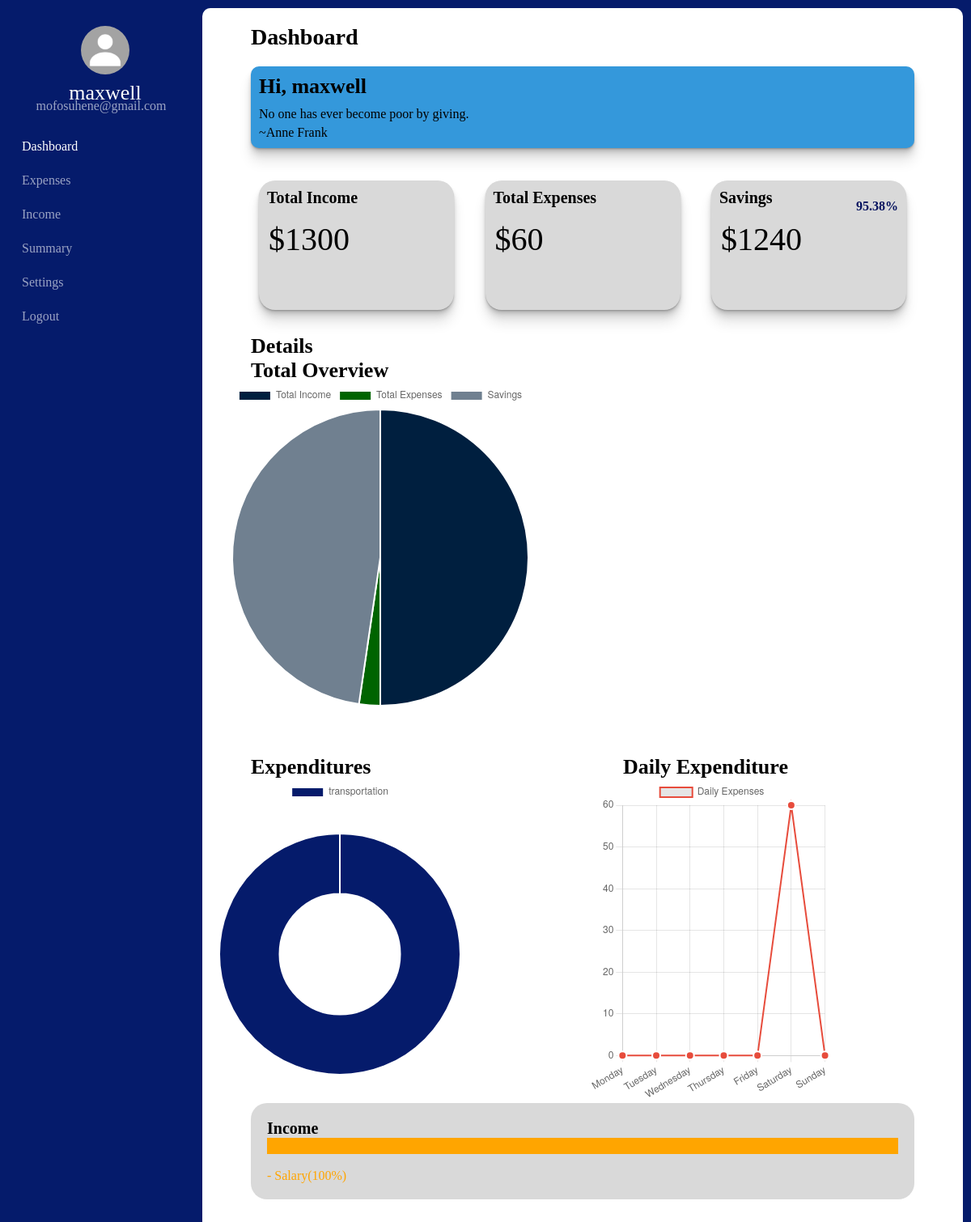
Page /dashboard/1 on the earlier database version.
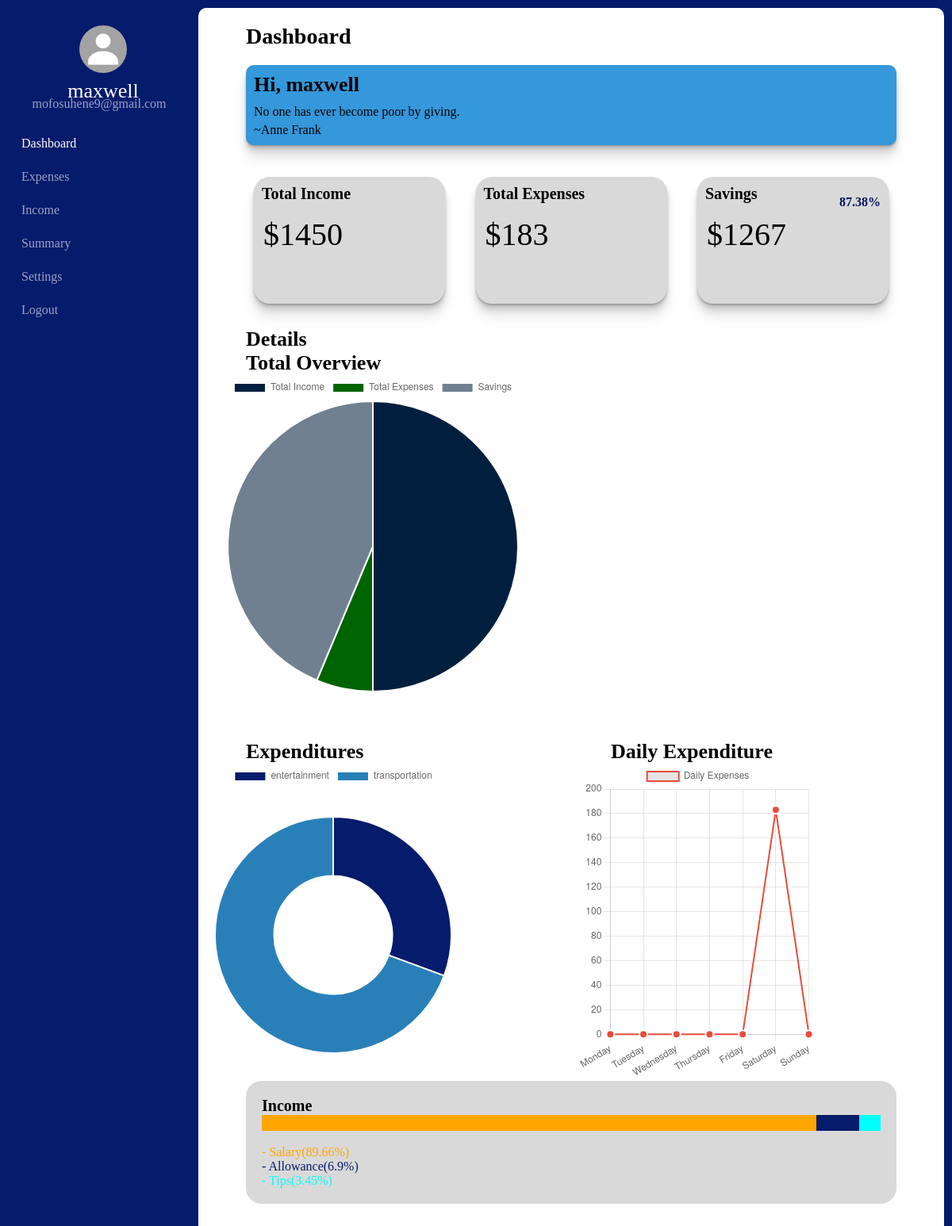
Same page on the later database version.
### tables this page shows
CREATE TABLE User(
                id INTEGER PRIMARY KEY AUTOINCREMENT,
                User_First_Name TEXT NOT NULL,
                User_Last_Name TEXT NOT NULL,
                User_Email TEXT  UNIQUE NOT NULL,
                User_Password TEXT NOT NULL
                );

CREATE TABLE Incomes(
                id INTEGER PRIMARY KEY AUTOINCREMENT,
                Source TEXT NOT NULL,
                Income INTEGER NOT NULL,
                Date TEXT NOT NULL,
                MonthAndYear TEXT NOT NULL,
                Percent INTEGER NOT NULL,
                Color TEXT NOT NULL,
                User_id INTEGER NOT NULL,
                FOREIGN KEY (User_id) REFERENCES User (id)
                );

### app.py (the view)
@app.get("/dashboard/<int:user_id>")
def get_dashboard(user_id):
    date_now = datetime.now()
    Month = date_now.strftime('%B')
    db_connection = get_db()
    cursor = db_connection.cursor()
    cursor.execute("SELECT User_First_Name, User_Last_Name, User_Email FROM User WHERE id = ?", (user_id,))
    user_data = cursor.fetchone()
    first_name = user_data[0]
    last_name = user_data[1]
    user_email = user_data[2]
    quote, author = get_quote()
    total_expenses = calculate_total_expenses(user_id)
    percentage_savings = calculate_percentage_savings(user_id)
    savings = calculate_savings(user_id)
    total_percentages = find_total_percentage(user_id)
    total_income = calculate_total_income(user_id)
    expenses_data = get_expenses_data(user_id)
    daily_labels, daily_expenses = get_daily_expenses_data(user_id)
    expenses_data["dailyLabels"] = daily_labels
    expenses_data["dailyExpenses"] = daily_expenses
    financial_data = get_financial_data(user_id)
    return render_template("dashboard.html", user_id=user_id, first_name=first_name, last_name=last_name, user_email=user_email, total_expenses=total_expenses,percentage_savings=percentage_savings,savings = savings,
                           total_income = total_income, expenses_data=expenses_data, financial_data=financial_data,Month=Month,total_percentages=total_percentages, quote=quote, author=author)

### helper_functions.py (called while the page is built)
def get_db():
    connection = sqlite3.connect(DATABASE)
    return connection

def calculate_total_expenses(user_id):
    db_connection = get_db()
    cursor = db_connection.cursor()
    date_now = datetime.now()
    Current_Month_And_Year = date_now.strftime('%B, %Y')
    cursor.execute("SELECT SUM(Expense) FROM Expenses WHERE User_id = ? AND MonthAndYear = ?", (user_id, Current_Month_And_Year))
    total_expenses = cursor.fetchone()[0]
    db_connection.close()
    return total_expenses if total_expenses else 0

def find_total_percentage(user_id):
    with get_db() as conn:
        cursor = conn.cursor()
        cursor.execute("SELECT DISTINCT Source, Color FROM Incomes WHERE user_id = ?", (user_id,))
        sources = cursor.fetchall()
        total_percentages = {}
        for source, color in sources:
            cursor.execute("SELECT SUM(Percent) FROM Incomes WHERE Source = ? AND user_id = ?", (source,user_id))
            total_percentage = cursor.fetchone()[0] or 0
            total_percentages[source] = {'percentage': total_percentage, 'color': color}
    return total_percentages

### templates/dashboard.html (shortened to what the changed rows need)
<!DOCTYPE html>
<html lang="en-US">
    <head>
        <link rel="stylesheet" href="{{ url_for('static', filename='css/dashboard_style.css') }}">
    </head>
    <body>
        <nav class="nav-bar">
            <ul class="nav-list">
                <li>
                    <a href="#" class="logo">
                        <div class="user-profile">
                            <img src="{{ url_for('static', filename='images/MyPassportPicture.jpg') }}" alt="User_profile_Pic"/>
                            <span class="nav-item">
                            {{ first_name }}<br>
                            </span>
                            <span class="email">{{ user_email }}</span>
                        </div>
                    </a>
                </li>
            </ul>
        </nav>
        <section class="expenses">
            <div class="dash intr">
                <h4>Hi,  {{ first_name }}</h4>
                <p style="padding-bottom:5px; padding-top:0px">{{ quote }}</p>
                <p style="padding-top:0px;">~{{ author }}</p>
            </div>
            <div class="dash cat detail">
                <div class="dash income">
                    <h6 style="text-align: left;">Total Income</h6>
                    <p style="text-align: left;">${{ total_income if total_income else '0' }}</p>
                </div>
                <div class="dash income">
                    <h6 style="text-align: left;">Total Expenses</h6>
                    <p style="text-align: left;">${{ total_expenses if total_expenses else '0' }}</p>
                </div>
                <div class="dash income">
                    <div>
                        <h6>Savings</h6>
                        <span>{{ percentage_savings if percentage_savings else '--' }}%</span>
                    </div>
                    <p style="text-align: left;">${{ savings if savings else '0' }}</p>
                </div>
            </div>
            <div>
                <div class="chart-container middle">
                    <h4>Total Overview</h4>
                    <canvas id="pieChart"></canvas>
                </div>
            <div class="chart-container" >
                <div class="chart-container left">
                    <h4>Expenditures</h4>
                    <canvas id="myChart"></canvas>
                </div>
                <div class="chart-container right">
                    <h4>Daily Expenditure</h4>
                    <canvas id="lineChart"></canvas>
                </div>
            </div>
            <div class="dash budget b">
                <div class="progress-bar-bar">
                        {% set cumulative_percentage = 0 %}
                        {% for source, data in total_percentages.items() %}
                            {% set left_position = 0 if loop.first else cumulative_percentage %}
                            <div class="progress-bar {{ source|lower }}-section" role="progressbar" style="width: {{ data['percentage'] }}%; background-color: {{ data['color'] }}; left: {{ left_position }}%; height: 20px;">
                            </div>
                            {% set cumulative_percentage = cumulative_percentage + data['percentage'] %}
                        {% endfor %}
                </div>
                <br>
                <div>
                    {% if total_percentages %}
                        {% for source, data in total_percentages.items() %}
                            <p style="color: {{ data['color'] }};">- {{ source }}({{ data['percentage']}}%)</p>
                        {% endfor %}
                    {% else %}
                        <p>No Income<a href="/income/{{user_id}}"> Add Income</a></p>
                    {% endif %}
                </div>
            </div>
        </div>
        </section>
        <script>
        function updatePieChart(data) {
            var pieCtx = document.getElementById('pieChart').getContext('2d');
            var pieChart = new Chart(pieCtx, {
                type: 'pie',
                data: {
                    labels: ['Total Income', 'Total Expenses', 'Savings'],
                    datasets: [{
                        data: [data.totalIncome, data.totalExpenses, data.savings],
                        backgroundColor: ['#001F3F', '#006400', '#708090'],
                        borderColor: 'white',
                        borderWidth: 2
                    }]
                },
                options: {
                    responsive: true,
                    maintainAspectRatio: false,
                    title: {
                        display: true,
                        text: 'Financial Overview',
                        fontSize: 18,
                        fontColor: 'black'
                    },
                    legend: {
                        position: 'right',
                        labels: {
                            boxWidth: 15,
                            fontStyle: 'bold'
                        }
                    }
                }
            });
        }
        // Use the financial_data passed from the server
        var financialData = {{ financial_data | tojson | safe | e }};
        // Update the pie chart with the fetched data
        updatePieChart(financialData);
    </script>
    </body>
</html>

Differences in the rows shown:
changed User "maxwell": User_Email "mofosuhene@gmail.com" → "mofosuhene9@gmail.com"
changed Incomes "Salary": percentage "100" → "89.66"
added Incomes: Source "Allowance", percentage "6.9"
added Incomes: Source "Tips", percentage "3.45"
Other differences:
{{ total_income if total_income else '0' }}: "1300" → "1450"
{{ total_expenses if total_expenses else '0' }}: "60" → "183"
{{ percentage_savings if percentage_savings else '--' }}: "95.38" → "87.38"
{{ savings if savings else '0' }}: "1240" → "1267"
chart data {{ financial_data | tojson | safe | e }}: {"savings": 1240, "totalExpenses": 60, "totalIncome": 1300} → {"savings": 1267, "totalExpenses": 183, "totalIncome": 1450}
{{ data['percentage'] }}: 100 → 89.66 (drawn)
